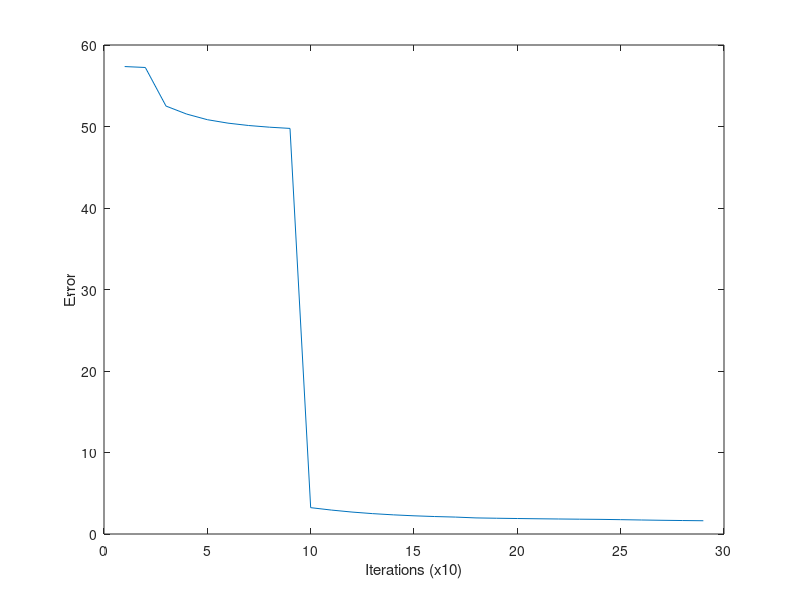

This figure's MATLAB source:
x = linspace(1, 30, 1);
y = [
    57.3556,
    57.2419,
    52.5081,
    51.5253,
    50.8364,
    50.4122,
    50.1218,
    49.9172,
    49.7664,
    3.2324,
    2.9382,
    2.6924,
    2.4997,
    2.3505,
    2.2331,
    2.1433,
    2.0771,
    1.9748,
    1.9345,
    1.8997,
    1.8692,
    1.8422,
    1.818,
    1.7962,
    1.7607,
    1.7191,
    1.6827,
    1.6527,
    1.6277
];

plot(y);
xlabel('Iterations (x10)');
ylabel('Error');
